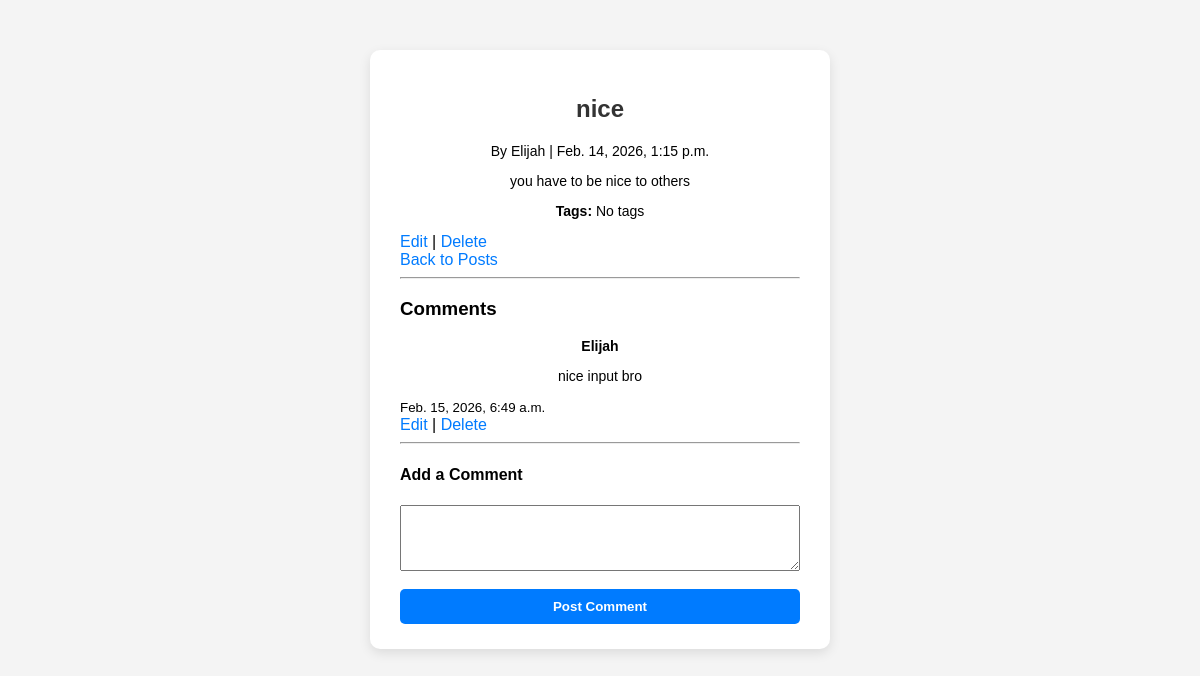
The app's page /post/1/ (signed in) with its own data.
### blog/models.py (models this page shows, shortened)
class Post(models.Model):
    title = models.CharField(max_length=200)
    content = models.TextField()
    published_date = models.DateTimeField(auto_now_add=True)
    tags = models.ManyToManyField('Tag', blank=True, related_name='posts')
    author = models.ForeignKey(
        User,
        on_delete=models.CASCADE,
        related_name='posts'
    )

class Comment(models.Model):
    post = models.ForeignKey(
        'Post',
        on_delete=models.CASCADE,
        related_name='comments'
    )
    author = models.ForeignKey(
        User,
        on_delete=models.CASCADE
    )
    content = models.TextField()
    created_at = models.DateTimeField(auto_now_add=True)
    updated_at = models.DateTimeField(auto_now=True)
    class Meta:
        ordering = ['-created_at']

### blog/views.py (the view)
# urls.py: path('post/<int:pk>/', PostDetailView.as_view(), name='post-detail'),
class PostDetailView(DetailView):
    model = Post
    template_name = 'blog/post_detail.html'  # templates/blog/post_detail.html
    context_object_name = 'post'

### blog/templates/blog/post_detail.html (shortened to what this page needs)
{% load static %}
<!DOCTYPE html>
<html>
<head>
    <link rel="stylesheet" href="{% static 'blog/css/style.css' %}">
</head>
<body>
<div class="container">
    <h2>{{ post.title }}</h2>
    <p>
        By {{ post.author.username }} |
        {{ post.published_date }}
    </p>
    <p>{{ post.content }}</p>
    <p>
        <strong>Tags:</strong>
        {% for tag in post.tags.all %}
            <a href="{% url 'tag-posts' tag.name %}">
                {{ tag.name }}
            </a>
        {% empty %}
            No tags
        {% endfor %}
    </p>
    {% if user == post.author %}
        <a href="{% url 'post-update' post.pk %}">Edit</a> |
        <a href="{% url 'post-delete' post.pk %}">Delete</a>
    {% endif %}
    <br>
    <a href="{% url 'post-list' %}">Back to Posts</a>
    <hr>
    <h3>Comments</h3>
    {% for comment in post.comments.all %}
        <div class="comment">
            <p><strong>{{ comment.author.username }}</strong></p>
            <p>{{ comment.content }}</p>
            <small>{{ comment.created_at }}</small>
            {% if user == comment.author %}
                <br>
                <a href="{% url 'comment-update' comment.pk %}">Edit</a> |
                <a href="{% url 'comment-delete' comment.pk %}">Delete</a>
            {% endif %}
        </div>
        <hr>
    {% empty %}
        <p>No comments yet.</p>
    {% endfor %}
    {% if user.is_authenticated %}
        <h4>Add a Comment</h4>
        <form method="POST" action="{% url 'comment-create' post.pk %}">
            <textarea name="content" rows="4" required></textarea>
            <br>
            <button type="submit">Post Comment</button>
        </form>
    {% else %}
        <p>You must be logged in to comment.</p>
    {% endif %}
</div>
</body>
</html>

### blog/static/blog/css/style.css (style rules this page uses)
body { font-family: Arial, Helvetica, sans-serif; background-color: #f4f4f4; margin: 0; padding: 0; }
.container { max-width: 400px; margin: 50px auto; padding: 25px 30px; background-color: #fff; border-radius: 10px; box-shadow: 0 4px 12px rgba(0,0,0,0.1); }
h2 { text-align: center; margin-bottom: 20px; color: #333; }
form { display: flex; flex-direction: column; }
button { padding: 10px; background-color: #007bff; border: none; color: #fff; font-weight: bold; border-radius: 5px; cursor: pointer; transition: background 0.3s ease; }
p { text-align: center; font-size: 14px; }
a { color: #007bff; text-decoration: none; }

### records on screen
Post: title "nice", author.username "Elijah", published_date "Feb. 14, 2026, 1:15 p.m.", content "you have to be nice to others"
Comment: author.username "Elijah", content "nice input bro", created_at "Feb. 15, 2026, 6:49 a.m.", shows "Edit"
